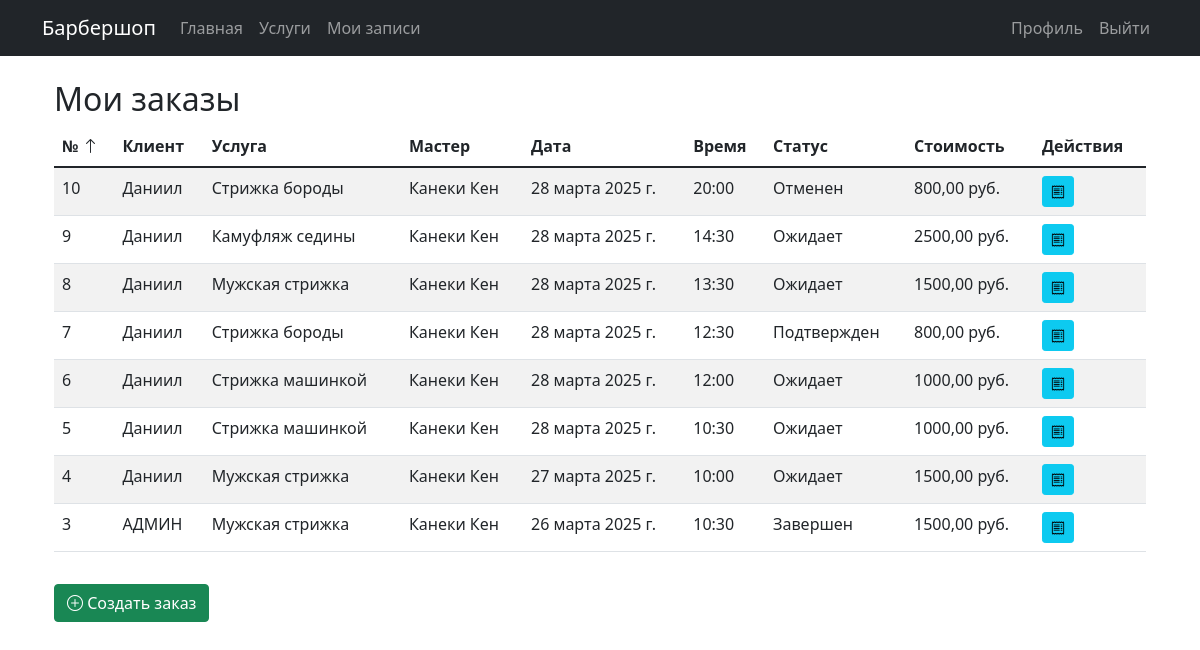
/orders/ (signed in), run on the app's committed database.
### barbershop_app/models.py (models this page shows, shortened)
class Order(models.Model):
    STATUS_CHOICES = [
        ('pending', 'Ожидает'),
        ('confirmed', 'Подтвержден'),
        ('completed', 'Завершен'),
        ('canceled', 'Отменен'),
    ]
    client = models.ForeignKey(User, on_delete=models.CASCADE, related_name='client_orders', verbose_name='Клиент')
    barber = models.ForeignKey(User, on_delete=models.CASCADE, related_name='barber_orders', verbose_name='Мастер')
    service = models.ForeignKey(Service, on_delete=models.CASCADE, verbose_name='Услуга')
    discount = models.ForeignKey(Discount, on_delete=models.SET_NULL, null=True, blank=True, verbose_name='Скидка')
    order_date = models.DateTimeField('Дата заказа', auto_now_add=True)
    appointment_date = models.DateField('Дата записи')
    appointment_time = models.TimeField('Время записи')
    total_price = models.DecimalField(
        max_digits=10,
        decimal_places=2,
        verbose_name='Итоговая цена',
        null=True,
        blank=True
    )
    status = models.CharField('Статус', max_length=20, choices=STATUS_CHOICES, default='pending')
    class Meta:
        verbose_name = 'Заказ'
        verbose_name_plural = 'Заказы'
        ordering = ['-order_date']

class User(AbstractUser):
    role = models.ForeignKey(Role, on_delete=models.SET_NULL, null=True, blank=True, verbose_name='Роль')
    name = models.CharField(max_length=255, verbose_name='Полное имя')
    phone = models.CharField(max_length=20, blank=True, null=True, verbose_name='Телефон')
    email = models.EmailField('Email', max_length=50, blank=True, null=True)
    profile_photo = models.ImageField(upload_to='profile_photos/', blank=True, null=True, verbose_name='Фото профиля')
    description = models.TextField(blank=True, null=True, verbose_name='О себе')
    class Meta:
        verbose_name = 'Пользователь'
        verbose_name_plural = 'Пользователи'

class Service(models.Model):
    name = models.CharField('Название услуги', max_length=50)
    description = models.CharField('Описание', max_length=255, blank=True, null=True)
    price = models.DecimalField('Стоимость', max_digits=8, decimal_places=2)
    duration = models.IntegerField('Длительность (мин.)')
    class Meta:
        verbose_name = 'Услуга'
        verbose_name_plural = 'Услуги'

### barbershop_app/views.py (the view)
# urls.py: path('orders/', OrderListView.as_view(), name='order_list'),
class OrderListView(LoginRequiredMixin, ListView):
    model = Order
    template_name = 'barbershop_app/order_list.html'
    context_object_name = 'orders'
    def get_queryset(self):
        queryset = Order.objects.all() if self.request.user.is_staff else Order.objects.filter(Q(client=self.request.user) | Q(barber=self.request.user))
        sort_param = self.request.GET.get('sort')
        if sort_param:
            if sort_param.startswith('-'):
                if self.request.GET.get('current_sort') == sort_param:
                    sort_param = sort_param[1:]
            else:
                if self.request.GET.get('current_sort') == sort_param:
                    sort_param = f'-{sort_param}'
            queryset = queryset.order_by(sort_param)
        else:
            queryset = queryset.order_by('-id')
        return queryset
    def get_context_data(self, **kwargs):
        context = super().get_context_data(**kwargs)
        context['sort'] = self.request.GET.get('sort', '-id')
        return context

### barbershop_app/templates/barbershop_app/order_list.html (shortened to what this page needs)
{% extends 'barbershop_app/base.html' %}
{% block content %}
<div class="container mt-4">
    <h2>Мои заказы</h2>
    <div class="table-responsive">
        <table class="table table-striped">
            <thead>
                <tr>
                    <th>
                        <a href="?sort=id" class="text-dark text-decoration-none">
                            №
                            {% if sort == 'id' %}<i class="bi bi-arrow-down"></i>
                            {% elif sort == '-id' %}<i class="bi bi-arrow-up"></i>{% endif %}
                        </a>
                    </th>
                    <th>
                        <a href="?sort=client__name" class="text-dark text-decoration-none">
                            Клиент
                        </a>
                    </th>
                    <th>
                        <a href="?sort=service__name" class="text-dark text-decoration-none">
                            Услуга
                        </a>
                    </th>
                    <th>
                        <a href="?sort=barber__name" class="text-dark text-decoration-none">
                            Мастер
                        </a>
                    </th>
                    <th>
                        <a href="?sort=appointment_date" class="text-dark text-decoration-none">
                            Дата
                        </a>
                    </th>
                    <th>
                        <a href="?sort=appointment_time" class="text-dark text-decoration-none">
                            Время
                        </a>
                    </th>
                    <th>
                        <a href="?sort=status" class="text-dark text-decoration-none">
                            Статус
                        </a>
                    </th>
                    <th>
                        <a href="?sort=total_price" class="text-dark text-decoration-none">
                            Стоимость
                        </a>
                    </th>
                    <th>Действия</th>
                </tr>
            </thead>
            <tbody>
                {% for order in orders %}
                <tr>
                    <td>{{ order.id }}</td>
                    <td>{{ order.client.name }}</td>
                    <td>{{ order.service.name }}</td>
                    <td>{{ order.barber.name }}</td>
                    <td>{{ order.appointment_date }}</td>
                    <td>{{ order.appointment_time }}</td>
                    <td>{{ order.get_status_display }}</td>
                    <td>{{ order.total_price }} руб.</td>
                    <td>
                        <div class="btn-group" role="group">
                            <a href="{% url 'generate_receipt' order.id %}" class="btn btn-sm btn-info" title="Скачать чек">
                                <i class="bi bi-receipt"></i>
                            </a>
                        </div>
                    </td>
                </tr>
                {% empty %}
                <tr>
                    <td colspan="9" class="text-center">Нет заказов</td>
                </tr>
                {% endfor %}
            </tbody>
        </table>
    </div>
    <div class="mt-3">
        <a href="{% url 'order_create' %}" class="btn btn-success">
            <i class="bi bi-plus-circle"></i> Создать заказ
        </a>
    </div>
</div>
{% endblock %}

### data on the page
Order: id "10", client.name "Даниил", service.name "Стрижка бороды", barber.name "Канеки Кен", appointment_date "28 марта 2025 г.", appointment_time "20:00", status "Отменен", total_price "800,00"
Order: id "9", client.name "Даниил", service.name "Камуфляж седины", barber.name "Канеки Кен", appointment_date "28 марта 2025 г.", appointment_time "14:30", status "Ожидает", total_price "2500,00"
Order: id "8", client.name "Даниил", service.name "Мужская стрижка", barber.name "Канеки Кен", appointment_date "28 марта 2025 г.", appointment_time "13:30", status "Ожидает", total_price "1500,00"
Order: id "7", client.name "Даниил", service.name "Стрижка бороды", barber.name "Канеки Кен", appointment_date "28 марта 2025 г.", appointment_time "12:30", status "Подтвержден", total_price "800,00"
Order: id "6", client.name "Даниил", service.name "Стрижка машинкой", barber.name "Канеки Кен", appointment_date "28 марта 2025 г.", appointment_time "12:00", status "Ожидает", total_price "1000,00"
Order: id "5", client.name "Даниил", service.name "Стрижка машинкой", barber.name "Канеки Кен", appointment_date "28 марта 2025 г.", appointment_time "10:30", status "Ожидает", total_price "1000,00"
Order: id "4", client.name "Даниил", service.name "Мужская стрижка", barber.name "Канеки Кен", appointment_date "27 марта 2025 г.", appointment_time "10:00", status "Ожидает", total_price "1500,00"
Order: id "3", client.name "АДМИН", service.name "Мужская стрижка", barber.name "Канеки Кен", appointment_date "26 марта 2025 г.", appointment_time "10:30", status "Завершен", total_price "1500,00"
